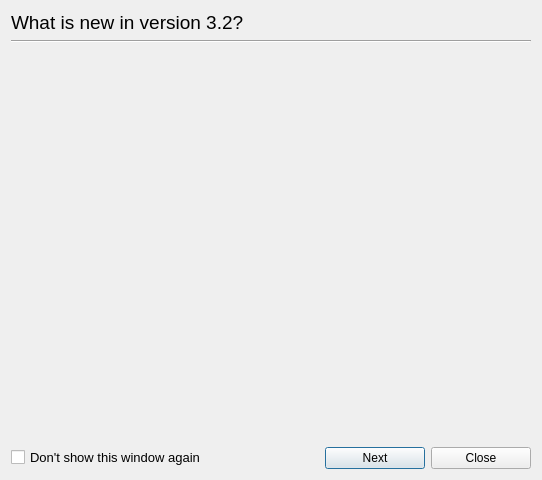
<?xml version="1.0" encoding="UTF-8"?>
<ui version="4.0">
 <class>WhatIsNewWindow</class>
 <widget class="QDialog" name="WhatIsNewWindow">
  <property name="geometry">
   <rect>
    <x>0</x>
    <y>0</y>
    <width>542</width>
    <height>480</height>
   </rect>
  </property>
  <property name="sizePolicy">
   <sizepolicy hsizetype="Preferred" vsizetype="Preferred">
    <horstretch>0</horstretch>
    <verstretch>0</verstretch>
   </sizepolicy>
  </property>
  <property name="maximumSize">
   <size>
    <width>542</width>
    <height>480</height>
   </size>
  </property>
  <property name="windowTitle">
   <string>New Features!</string>
  </property>
  <layout class="QVBoxLayout" name="verticalLayout">
   <item>
    <widget class="QLabel" name="label">
     <property name="font">
      <font>
       <pointsize>14</pointsize>
      </font>
     </property>
     <property name="text">
      <string>What is new in version 3.2?</string>
     </property>
    </widget>
   </item>
   <item>
    <widget class="Line" name="line">
     <property name="orientation">
      <enum>Qt::Horizontal</enum>
     </property>
    </widget>
   </item>
   <item>
    <widget class="QStackedWidget" name="stackedWidget">
     <property name="currentIndex">
      <number>0</number>
     </property>
     <widget class="QWidget" name="page">
      <layout class="QVBoxLayout" name="verticalLayout_2"/>
     </widget>
    </widget>
   </item>
   <item>
    <spacer name="verticalSpacer">
     <property name="orientation">
      <enum>Qt::Vertical</enum>
     </property>
     <property name="sizeHint" stdset="0">
      <size>
       <width>20</width>
       <height>40</height>
      </size>
     </property>
    </spacer>
   </item>
   <item>
    <layout class="QHBoxLayout" name="horizontalLayout">
     <item>
      <widget class="QCheckBox" name="dontshowAgainCheckBox">
       <property name="font">
        <font>
         <pointsize>10</pointsize>
        </font>
       </property>
       <property name="text">
        <string>Don't show this window again</string>
       </property>
      </widget>
     </item>
     <item>
      <spacer name="horizontalSpacer">
       <property name="orientation">
        <enum>Qt::Horizontal</enum>
       </property>
       <property name="sizeHint" stdset="0">
        <size>
         <width>40</width>
         <height>10</height>
        </size>
       </property>
      </spacer>
     </item>
     <item>
      <widget class="QPushButton" name="nextButton">
       <property name="minimumSize">
        <size>
         <width>100</width>
         <height>0</height>
        </size>
       </property>
       <property name="text">
        <string>Next</string>
       </property>
      </widget>
     </item>
     <item>
      <widget class="QPushButton" name="closeButton">
       <property name="minimumSize">
        <size>
         <width>100</width>
         <height>0</height>
        </size>
       </property>
       <property name="text">
        <string>Close</string>
       </property>
      </widget>
     </item>
    </layout>
   </item>
  </layout>
 </widget>
 <resources/>
 <connections/>
</ui>
